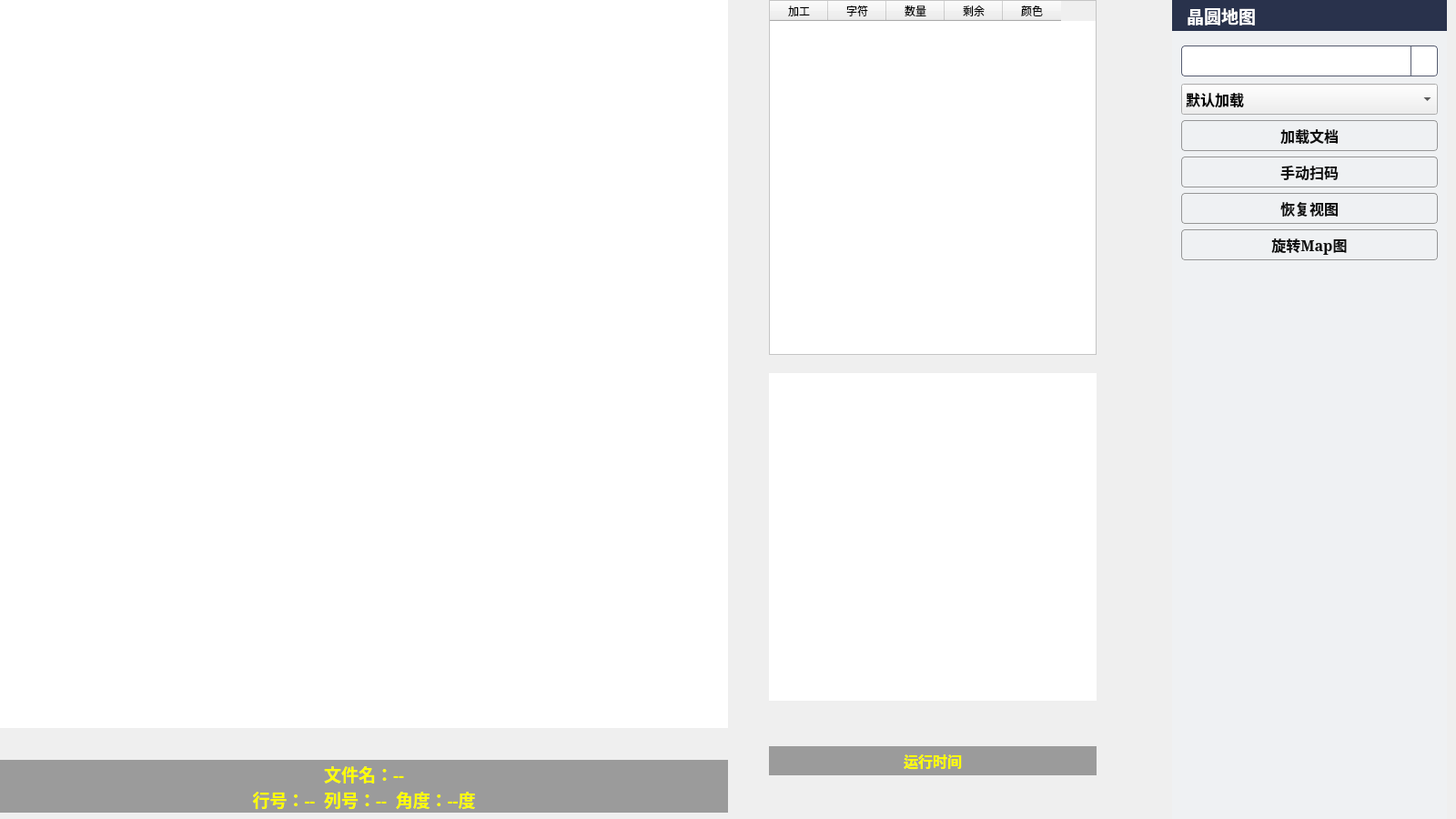
<?xml version="1.0" encoding="UTF-8"?>
<ui version="4.0">
 <class>WaferMapWindow</class>
 <widget class="QMainWindow" name="WaferMapWindow">
  <property name="geometry">
   <rect>
    <x>0</x>
    <y>0</y>
    <width>1600</width>
    <height>900</height>
   </rect>
  </property>
  <property name="font">
   <font>
    <family>SimSun</family>
    <pointsize>12</pointsize>
   </font>
  </property>
  <property name="windowTitle">
   <string>QT Wafer Map</string>
  </property>
  <property name="styleSheet">
   <string notr="true">QWidget#centralwidget {
    background: qlineargradient(spread:pad, x1:0, y1:0.006, x2:1, y2:1,
        stop:0 rgba(226, 232, 240, 255),
        stop:0.45 rgba(247, 250, 252, 255),
        stop:1 rgba(210, 218, 232, 255));
}

QFrame#map_function_panel {
    background-color: rgba(240, 244, 248, 115);
    border: 0px;
}

QLabel#map_panel_title {
    color: rgb(255, 255, 255);
    background-color: rgba(24, 34, 62, 235);
    padding-left: 10px;
}

QComboBox#map_function_comboBox {
    color: rgb(255, 255, 255);
    background: qlineargradient(spread:pad, x1:0, y1:0, x2:0, y2:1,
        stop:0 rgb(82, 84, 100), stop:1 rgb(38, 38, 52));
    border: 1px solid rgb(86, 92, 112);
    border-radius: 4px;
    padding-left: 10px;
}

QComboBox#map_function_comboBox::drop-down {
    width: 28px;
    border-left: 1px solid rgb(86, 92, 112);
}

QComboBox#map_function_comboBox::down-arrow {
    width: 0px;
    height: 0px;
    border-left: 5px solid transparent;
    border-right: 5px solid transparent;
    border-top: 6px solid rgb(255, 255, 255);
    margin-right: 8px;
}

QComboBox#map_function_comboBox::down-arrow:on {
    border-top: 0px;
    border-bottom: 6px solid rgb(255, 255, 255);
}

QComboBox#map_function_comboBox QAbstractItemView {
    color: rgb(255, 255, 255);
    background-color: rgb(42, 44, 58);
    selection-background-color: rgb(118, 137, 154);
}

QFrame#map_function_panel QPushButton {
    color: rgb(15, 15, 15);
    background: qlineargradient(spread:pad, x1:0, y1:0, x2:0, y2:1,
        stop:0 rgb(255, 255, 255),
        stop:0.52 rgb(220, 220, 220),
        stop:1 rgb(185, 185, 185));
    border: 1px solid rgb(150, 150, 150);
    border-radius: 4px;
}

QFrame#map_function_panel QPushButton:hover {
    background: qlineargradient(spread:pad, x1:0, y1:0, x2:0, y2:1,
        stop:0 rgb(255, 255, 255), stop:1 rgb(205, 225, 245));
}

QFrame#map_function_panel QPushButton:pressed {
    padding-left: 3px;
    padding-top: 3px;
    background: rgb(170, 190, 210);
}

QFrame#map_function_panel QPushButton:disabled {
    color: rgb(125, 125, 125);
    background: rgb(210, 210, 210);
}

QPushButton#direction_pushButton {
    color: rgb(255, 255, 255);
    background: qlineargradient(spread:pad, x1:0, y1:0, x2:0, y2:1,
        stop:0 rgb(82, 84, 100), stop:1 rgb(38, 38, 52));
}

QSpinBox, QLineEdit {
    color: rgb(0, 220, 220);
    background-color: rgb(35, 35, 38);
    border: 1px solid rgb(120, 130, 140);
    border-radius: 4px;
    padding-left: 6px;
}

QTableWidget {
    background-color: rgb(255, 255, 255);
    gridline-color: rgb(180, 180, 180);
}</string>
  </property>
  <widget class="QWidget" name="centralwidget">
   <layout class="QHBoxLayout" name="central_horizontalLayout">
    <property name="spacing">
     <number>20</number>
    </property>
    <property name="leftMargin">
     <number>0</number>
    </property>
    <property name="topMargin">
     <number>0</number>
    </property>
    <property name="rightMargin">
     <number>10</number>
    </property>
    <property name="bottomMargin">
     <number>0</number>
    </property>
    <item>
     <widget class="QFrame" name="big_map_module">
      <property name="sizePolicy">
       <sizepolicy hsizetype="Expanding" vsizetype="Expanding">
        <horstretch>8</horstretch>
        <verstretch>0</verstretch>
       </sizepolicy>
      </property>
      <property name="minimumSize">
       <size>
        <width>160</width>
        <height>500</height>
       </size>
      </property>
      <property name="toolTip">
       <string>大图模块：在UI里拖动这个模块的位置和大小</string>
      </property>
      <property name="frameShape">
       <enum>QFrame::NoFrame</enum>
      </property>
      <property name="frameShadow">
       <enum>QFrame::Plain</enum>
      </property>
      <widget class="QLabel" name="main_windows_label">
       <property name="geometry">
        <rect>
         <x>0</x>
         <y>0</y>
         <width>800</width>
         <height>800</height>
        </rect>
       </property>
       <property name="autoFillBackground">
        <bool>false</bool>
       </property>
       <property name="styleSheet">
        <string notr="true">background-color: rgb(255, 255, 255);
color: rgb(255, 0, 0);</string>
       </property>
       <property name="frameShape">
        <enum>QFrame::NoFrame</enum>
       </property>
       <property name="text">
        <string/>
       </property>
       <property name="scaledContents">
        <bool>false</bool>
       </property>
      </widget>
      <widget class="QLabel" name="map_info_label">
       <property name="geometry">
        <rect>
         <x>0</x>
         <y>835</y>
         <width>800</width>
         <height>58</height>
        </rect>
       </property>
       <property name="font">
        <font>
         <family>SimSun</family>
         <pointsize>14</pointsize>
         <weight>75</weight>
         <bold>true</bold>
        </font>
       </property>
       <property name="styleSheet">
        <string notr="true">background-color: rgba(0, 0, 0, 90);
color: rgb(255, 255, 0);</string>
       </property>
       <property name="text">
        <string>文件名：--
行号：--  列号：--  角度：--度</string>
       </property>
       <property name="alignment">
        <set>Qt::AlignCenter</set>
       </property>
       <property name="wordWrap">
        <bool>true</bool>
       </property>
      </widget>
     </widget>
    </item>
    <item>
     <spacer name="big_small_horizontalSpacer">
      <property name="orientation">
       <enum>Qt::Horizontal</enum>
      </property>
      <property name="sizeType">
       <enum>QSizePolicy::Fixed</enum>
      </property>
      <property name="sizeHint" stdset="0">
       <size>
        <width>20</width>
        <height>20</height>
       </size>
      </property>
     </spacer>
    </item>
    <item>
     <widget class="QFrame" name="small_map_module">
      <property name="sizePolicy">
       <sizepolicy hsizetype="Preferred" vsizetype="Expanding">
        <horstretch>4</horstretch>
        <verstretch>0</verstretch>
       </sizepolicy>
      </property>
      <property name="minimumSize">
       <size>
        <width>120</width>
        <height>500</height>
       </size>
      </property>
      <property name="toolTip">
       <string>小图/表格模块：在UI里拖动这个模块的位置和大小</string>
      </property>
      <property name="frameShape">
       <enum>QFrame::NoFrame</enum>
      </property>
      <property name="frameShadow">
       <enum>QFrame::Plain</enum>
      </property>
      <widget class="QTableWidget" name="tableWidget">
       <property name="geometry">
        <rect>
         <x>0</x>
         <y>0</y>
         <width>360</width>
         <height>390</height>
        </rect>
       </property>
       <property name="font">
        <font>
         <family>SimSun</family>
         <pointsize>10</pointsize>
        </font>
       </property>
       <property name="columnWidths" stdset="0">
        <string>60,45,65,65,65</string>
       </property>
       <attribute name="horizontalHeaderMinimumSectionSize">
        <number>11</number>
       </attribute>
       <attribute name="horizontalHeaderDefaultSectionSize">
        <number>64</number>
       </attribute>
       <attribute name="verticalHeaderDefaultSectionSize">
        <number>30</number>
       </attribute>
       <column>
        <property name="text">
         <string>加工</string>
        </property>
       </column>
       <column>
        <property name="text">
         <string>字符</string>
        </property>
       </column>
       <column>
        <property name="text">
         <string>数量</string>
        </property>
       </column>
       <column>
        <property name="text">
         <string>剩余</string>
        </property>
       </column>
       <column>
        <property name="text">
         <string>颜色</string>
        </property>
       </column>
      </widget>
      <widget class="QLabel" name="small_label">
       <property name="geometry">
        <rect>
         <x>0</x>
         <y>410</y>
         <width>360</width>
         <height>360</height>
        </rect>
       </property>
       <property name="styleSheet">
        <string notr="true">background-color: rgb(255, 255, 255);</string>
       </property>
       <property name="text">
        <string/>
       </property>
      </widget>
      <widget class="QLabel" name="label">
       <property name="geometry">
        <rect>
         <x>0</x>
         <y>820</y>
         <width>360</width>
         <height>32</height>
        </rect>
       </property>
       <property name="font">
        <font>
         <family>SimSun</family>
         <pointsize>12</pointsize>
         <weight>75</weight>
         <bold>true</bold>
        </font>
       </property>
       <property name="styleSheet">
        <string notr="true">background-color: rgba(0, 0, 0, 90);
color: rgb(255, 255, 0);</string>
       </property>
       <property name="text">
        <string>运行时间</string>
       </property>
       <property name="alignment">
        <set>Qt::AlignCenter</set>
       </property>
      </widget>
     </widget>
    </item>
    <item>
     <spacer name="small_panel_horizontalSpacer">
      <property name="orientation">
       <enum>Qt::Horizontal</enum>
      </property>
      <property name="sizeType">
       <enum>QSizePolicy::Fixed</enum>
      </property>
      <property name="sizeHint" stdset="0">
       <size>
        <width>20</width>
        <height>20</height>
       </size>
      </property>
     </spacer>
    </item>
    <item>
     <widget class="QFrame" name="map_function_panel">
      <property name="sizePolicy">
       <sizepolicy hsizetype="Preferred" vsizetype="Expanding">
        <horstretch>3</horstretch>
        <verstretch>0</verstretch>
       </sizepolicy>
      </property>
      <property name="minimumSize">
       <size>
        <width>100</width>
        <height>500</height>
       </size>
      </property>
      <property name="font">
       <font>
        <family>SimSun</family>
        <pointsize>12</pointsize>
       </font>
      </property>
      <property name="frameShape">
       <enum>QFrame::NoFrame</enum>
      </property>
      <property name="frameShadow">
       <enum>QFrame::Plain</enum>
      </property>
      <layout class="QVBoxLayout" name="map_function_panel_layout">
       <property name="spacing">
        <number>0</number>
       </property>
       <property name="leftMargin">
        <number>0</number>
       </property>
       <property name="topMargin">
        <number>0</number>
       </property>
       <property name="rightMargin">
        <number>0</number>
       </property>
       <property name="bottomMargin">
        <number>0</number>
       </property>
       <item>
        <widget class="QLabel" name="map_panel_title">
         <property name="minimumSize">
          <size>
           <width>0</width>
           <height>34</height>
          </size>
         </property>
         <property name="maximumSize">
          <size>
           <width>16777215</width>
           <height>34</height>
          </size>
         </property>
         <property name="font">
          <font>
           <family>SimSun</family>
           <pointsize>14</pointsize>
           <weight>75</weight>
           <bold>true</bold>
          </font>
         </property>
         <property name="text">
          <string>晶圆地图</string>
         </property>
         <property name="alignment">
          <set>Qt::AlignVCenter</set>
         </property>
        </widget>
       </item>
       <item>
        <layout class="QVBoxLayout" name="map_function_body_layout">
         <property name="spacing">
          <number>8</number>
         </property>
         <property name="leftMargin">
          <number>10</number>
         </property>
         <property name="topMargin">
          <number>16</number>
         </property>
         <property name="rightMargin">
          <number>10</number>
         </property>
         <property name="bottomMargin">
          <number>0</number>
         </property>
         <item>
          <widget class="QComboBox" name="map_function_comboBox">
           <property name="minimumSize">
            <size>
             <width>0</width>
             <height>34</height>
            </size>
           </property>
           <property name="maximumSize">
            <size>
             <width>16777215</width>
             <height>34</height>
            </size>
           </property>
           <property name="font">
            <font>
             <family>SimSun</family>
             <pointsize>12</pointsize>
             <weight>75</weight>
             <bold>true</bold>
            </font>
           </property>
           <item><property name="text"><string>Map地图设置</string></property></item>
           <item><property name="text"><string>Map地图对点</string></property></item>
           <item><property name="text"><string>Map路径规划</string></property></item>
           <item><property name="text"><string>Map编辑</string></property></item>
          </widget>
         </item>
         <item>
          <widget class="QStackedWidget" name="map_function_stack">
           <property name="sizePolicy">
            <sizepolicy hsizetype="Expanding" vsizetype="Expanding"><horstretch>0</horstretch><verstretch>0</verstretch></sizepolicy>
           </property>
           <property name="currentIndex"><number>0</number></property>
           <widget class="QWidget" name="setting_page">
            <layout class="QVBoxLayout" name="setting_page_layout">
             <property name="spacing"><number>6</number></property>
             <property name="leftMargin"><number>0</number></property>
             <property name="topMargin"><number>0</number></property>
             <property name="rightMargin"><number>0</number></property>
             <property name="bottomMargin"><number>0</number></property>
             <item>
              <widget class="QComboBox" name="map_load_mode_comboBox">
               <property name="minimumSize"><size><width>0</width><height>34</height></size></property>
               <property name="maximumSize"><size><width>16777215</width><height>34</height></size></property>
               <property name="font"><font><family>SimSun</family><pointsize>12</pointsize><weight>75</weight><bold>true</bold></font></property>
               <item><property name="text"><string>默认加载</string></property></item>
               <item><property name="text"><string>csv加载</string></property></item>
               <item><property name="text"><string>自定义加载</string></property></item>
               <item><property name="text"><string>Excel加载</string></property></item>
              </widget>
             </item>
             <item><widget class="QPushButton" name="read_pushButton"><property name="minimumSize"><size><width>0</width><height>34</height></size></property><property name="maximumSize"><size><width>16777215</width><height>34</height></size></property><property name="font"><font><family>SimSun</family><pointsize>12</pointsize><weight>75</weight><bold>true</bold></font></property><property name="text"><string>加载文档</string></property></widget></item>
             <item><widget class="QPushButton" name="manual_scan_pushButton"><property name="minimumSize"><size><width>0</width><height>34</height></size></property><property name="maximumSize"><size><width>16777215</width><height>34</height></size></property><property name="font"><font><family>SimSun</family><pointsize>12</pointsize><weight>75</weight><bold>true</bold></font></property><property name="text"><string>手动扫码</string></property></widget></item>
             <item><widget class="QPushButton" name="reset_view_pushButton"><property name="minimumSize"><size><width>0</width><height>34</height></size></property><property name="maximumSize"><size><width>16777215</width><height>34</height></size></property><property name="font"><font><family>SimSun</family><pointsize>12</pointsize><weight>75</weight><bold>true</bold></font></property><property name="text"><string>恢复视图</string></property></widget></item>
             <item><widget class="QPushButton" name="rotate"><property name="minimumSize"><size><width>0</width><height>34</height></size></property><property name="maximumSize"><size><width>16777215</width><height>34</height></size></property><property name="font"><font><family>SimSun</family><pointsize>12</pointsize><weight>75</weight><bold>true</bold></font></property><property name="text"><string>旋转Map图</string></property></widget></item>
             <item><spacer name="setting_page_verticalSpacer"><property name="orientation"><enum>Qt::Vertical</enum></property><property name="sizeHint" stdset="0"><size><width>20</width><height>40</height></size></property></spacer></item>
            </layout>
           </widget>
           <widget class="QWidget" name="path_page">
            <layout class="QVBoxLayout" name="path_page_layout">
             <property name="spacing"><number>6</number></property>
             <property name="leftMargin"><number>0</number></property>
             <property name="topMargin"><number>0</number></property>
             <property name="rightMargin"><number>0</number></property>
             <property name="bottomMargin"><number>0</number></property>
             <item><widget class="QPushButton" name="direction_pushButton"><property name="minimumSize"><size><width>0</width><height>34</height></size></property><property name="maximumSize"><size><width>16777215</width><height>34</height></size></property><property name="font"><font><family>SimSun</family><pointsize>12</pointsize><weight>75</weight><bold>true</bold></font></property><property name="text"><string>行进方向</string></property></widget></item>
             <item><widget class="QPushButton" name="first_target_pushButton"><property name="minimumSize"><size><width>0</width><height>34</height></size></property><property name="maximumSize"><size><width>16777215</width><height>34</height></size></property><property name="font"><font><family>SimSun</family><pointsize>12</pointsize><weight>75</weight><bold>true</bold></font></property><property name="text"><string>按方向找首点</string></property></widget></item>
             <item><widget class="QPushButton" name="start_pushButton"><property name="minimumSize"><size><width>0</width><height>34</height></size></property><property name="maximumSize"><size><width>16777215</width><height>34</height></size></property><property name="font"><font><family>SimSun</family><pointsize>12</pointsize><weight>75</weight><bold>true</bold></font></property><property name="text"><string>开始规划</string></property></widget></item>
             <item><spacer name="path_page_verticalSpacer"><property name="orientation"><enum>Qt::Vertical</enum></property><property name="sizeHint" stdset="0"><size><width>20</width><height>40</height></size></property></spacer></item>
            </layout>
           </widget>
           <widget class="QWidget" name="point_page">
            <layout class="QVBoxLayout" name="point_page_layout">
             <property name="spacing"><number>6</number></property>
             <property name="leftMargin"><number>0</number></property>
             <property name="topMargin"><number>0</number></property>
             <property name="rightMargin"><number>0</number></property>
             <property name="bottomMargin"><number>0</number></property>
             <item><widget class="QPushButton" name="set_start_point_pushButton"><property name="minimumSize"><size><width>0</width><height>34</height></size></property><property name="maximumSize"><size><width>16777215</width><height>34</height></size></property><property name="font"><font><family>SimSun</family><pointsize>12</pointsize><weight>75</weight><bold>true</bold></font></property><property name="text"><string>设置起点</string></property></widget></item>
             <item><widget class="QPushButton" name="set_reference_point_pushButton"><property name="minimumSize"><size><width>0</width><height>34</height></size></property><property name="maximumSize"><size><width>16777215</width><height>34</height></size></property><property name="font"><font><family>SimSun</family><pointsize>12</pointsize><weight>75</weight><bold>true</bold></font></property><property name="text"><string>设置参考点</string></property></widget></item>
             <item><widget class="QPushButton" name="ref_point_pushButton"><property name="minimumSize"><size><width>0</width><height>34</height></size></property><property name="maximumSize"><size><width>16777215</width><height>34</height></size></property><property name="font"><font><family>SimSun</family><pointsize>12</pointsize><weight>75</weight><bold>true</bold></font></property><property name="text"><string>添加验证点</string></property></widget></item>
             <item><widget class="QPushButton" name="clear_reference_points_pushButton"><property name="minimumSize"><size><width>0</width><height>34</height></size></property><property name="maximumSize"><size><width>16777215</width><height>34</height></size></property><property name="font"><font><family>SimSun</family><pointsize>12</pointsize><weight>75</weight><bold>true</bold></font></property><property name="text"><string>清空验证点</string></property></widget></item>
             <item><widget class="QPushButton" name="find_start_pushButton"><property name="minimumSize"><size><width>0</width><height>34</height></size></property><property name="maximumSize"><size><width>16777215</width><height>34</height></size></property><property name="font"><font><family>SimSun</family><pointsize>12</pointsize><weight>75</weight><bold>true</bold></font></property><property name="text"><string>寻起点</string></property></widget></item>
             <item><widget class="QLabel" name="point_alignment_title_label"><property name="minimumSize"><size><width>0</width><height>30</height></size></property><property name="maximumSize"><size><width>16777215</width><height>30</height></size></property><property name="font"><font><family>SimSun</family><pointsize>12</pointsize><weight>75</weight><bold>true</bold></font></property><property name="text"><string>对点坐标</string></property><property name="alignment"><set>Qt::AlignVCenter</set></property></widget></item>
             <item><widget class="QLabel" name="point_alignment_info_label"><property name="sizePolicy"><sizepolicy hsizetype="Preferred" vsizetype="Expanding"><horstretch>0</horstretch><verstretch>0</verstretch></sizepolicy></property><property name="font"><font><family>SimSun</family><pointsize>12</pointsize></font></property><property name="text"><string>起点：--, --</string></property><property name="alignment"><set>Qt::AlignLeading|Qt::AlignLeft|Qt::AlignTop</set></property><property name="wordWrap"><bool>true</bool></property></widget></item>
            </layout>
           </widget>
           <widget class="QWidget" name="param_page">
            <layout class="QVBoxLayout" name="param_page_layout">
             <property name="spacing"><number>6</number></property>
             <property name="leftMargin"><number>0</number></property>
             <property name="topMargin"><number>0</number></property>
             <property name="rightMargin"><number>0</number></property>
             <property name="bottomMargin"><number>0</number></property>
             <item><layout class="QHBoxLayout" name="edit_mode_layout"><item><widget class="QRadioButton" name="edit_point_radioButton"><property name="font"><font><family>SimSun</family><pointsize>12</pointsize><weight>75</weight><bold>true</bold></font></property><property name="text"><string>点选</string></property><property name="checked"><bool>true</bool></property></widget></item><item><widget class="QRadioButton" name="edit_rect_radioButton"><property name="font"><font><family>SimSun</family><pointsize>12</pointsize><weight>75</weight><bold>true</bold></font></property><property name="text"><string>框选</string></property></widget></item><item><widget class="QRadioButton" name="edit_circle_radioButton"><property name="font"><font><family>SimSun</family><pointsize>12</pointsize><weight>75</weight><bold>true</bold></font></property><property name="text"><string>圆选</string></property></widget></item></layout></item>
             <item><layout class="QHBoxLayout" name="edit_current_point_layout"><item><widget class="QPushButton" name="edit_current_point_pushButton"><property name="minimumSize"><size><width>110</width><height>34</height></size></property><property name="maximumSize"><size><width>130</width><height>34</height></size></property><property name="font"><font><family>SimSun</family><pointsize>12</pointsize><weight>75</weight><bold>true</bold></font></property><property name="text"><string>当前选点</string></property></widget></item><item><widget class="QLabel" name="edit_current_point_value_label"><property name="font"><font><family>SimSun</family><pointsize>12</pointsize></font></property><property name="text"><string>--, --</string></property><property name="alignment"><set>Qt::AlignVCenter</set></property></widget></item></layout></item>
             <item><layout class="QHBoxLayout" name="edit_left_top_layout"><item><widget class="QPushButton" name="edit_left_top_pushButton"><property name="minimumSize"><size><width>110</width><height>34</height></size></property><property name="maximumSize"><size><width>130</width><height>34</height></size></property><property name="font"><font><family>SimSun</family><pointsize>12</pointsize><weight>75</weight><bold>true</bold></font></property><property name="text"><string>取左上点</string></property></widget></item><item><widget class="QLabel" name="edit_left_top_value_label"><property name="font"><font><family>SimSun</family><pointsize>12</pointsize></font></property><property name="text"><string>--, --</string></property><property name="alignment"><set>Qt::AlignVCenter</set></property></widget></item></layout></item>
             <item><layout class="QHBoxLayout" name="edit_right_bottom_layout"><item><widget class="QPushButton" name="edit_right_bottom_pushButton"><property name="minimumSize"><size><width>110</width><height>34</height></size></property><property name="maximumSize"><size><width>130</width><height>34</height></size></property><property name="font"><font><family>SimSun</family><pointsize>12</pointsize><weight>75</weight><bold>true</bold></font></property><property name="text"><string>取右下点</string></property></widget></item><item><widget class="QLabel" name="edit_right_bottom_value_label"><property name="font"><font><family>SimSun</family><pointsize>12</pointsize></font></property><property name="text"><string>--, --</string></property><property name="alignment"><set>Qt::AlignVCenter</set></property></widget></item></layout></item>
             <item><layout class="QHBoxLayout" name="ring_count_layout"><item><widget class="QLabel" name="ring_count_label"><property name="minimumSize"><size><width>70</width><height>30</height></size></property><property name="text"><string>圈数</string></property><property name="alignment"><set>Qt::AlignRight|Qt::AlignTrailing|Qt::AlignVCenter</set></property></widget></item><item><widget class="QSpinBox" name="ring_count_spinBox"><property name="minimum"><number>1</number></property><property name="maximum"><number>99</number></property><property name="value"><number>2</number></property></widget></item></layout></item>
             <item><layout class="QHBoxLayout" name="new_bin_layout"><item><widget class="QLabel" name="new_bin_label"><property name="minimumSize"><size><width>70</width><height>30</height></size></property><property name="text"><string>新bin值</string></property><property name="alignment"><set>Qt::AlignRight|Qt::AlignTrailing|Qt::AlignVCenter</set></property></widget></item><item><widget class="QLineEdit" name="new_bin_lineEdit"><property name="text"><string>1</string></property></widget></item></layout></item>
             <item><widget class="QPushButton" name="change_bin_pushButton"><property name="enabled"><bool>true</bool></property><property name="minimumSize"><size><width>0</width><height>34</height></size></property><property name="maximumSize"><size><width>16777215</width><height>34</height></size></property><property name="font"><font><family>SimSun</family><pointsize>12</pointsize><weight>75</weight><bold>true</bold></font></property><property name="text"><string>修改选区bin</string></property></widget></item>
             <item><widget class="QPushButton" name="crop_select_pushButton"><property name="enabled"><bool>true</bool></property><property name="minimumSize"><size><width>0</width><height>34</height></size></property><property name="maximumSize"><size><width>16777215</width><height>34</height></size></property><property name="font"><font><family>SimSun</family><pointsize>12</pointsize><weight>75</weight><bold>true</bold></font></property><property name="text"><string>裁剪选区</string></property></widget></item>
             <item><spacer name="param_page_verticalSpacer"><property name="orientation"><enum>Qt::Vertical</enum></property><property name="sizeHint" stdset="0"><size><width>20</width><height>40</height></size></property></spacer></item>
            </layout>
           </widget>
          </widget>
         </item>
        </layout>
       </item>
      </layout>
     </widget>
    </item>
   </layout>
  </widget>
 </widget>
 <resources/>
 <connections/>
</ui>
